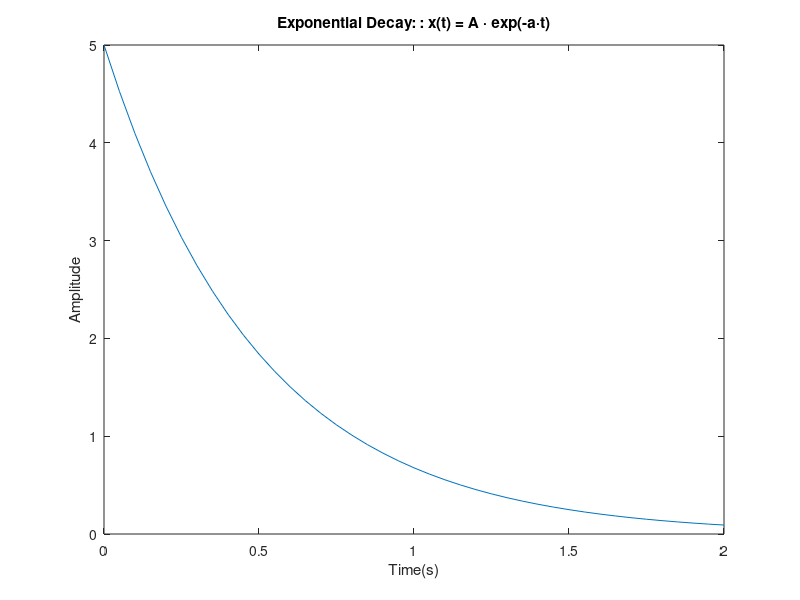

Here is the MATLAB script that generated this plot:
% x(t)=A*e-alpha*t signal
A = 5;
alpha = 2;
duration = 2;
samplingRate = 20;

t = 0 : 1/samplingRate : duration;
x = A* exp(-alpha*t);

plot(t, x);
xlabel('Time(s)');
ylabel('Amplitude');
title('Exponential Decay: : x(t) = A · exp(-a·t)');